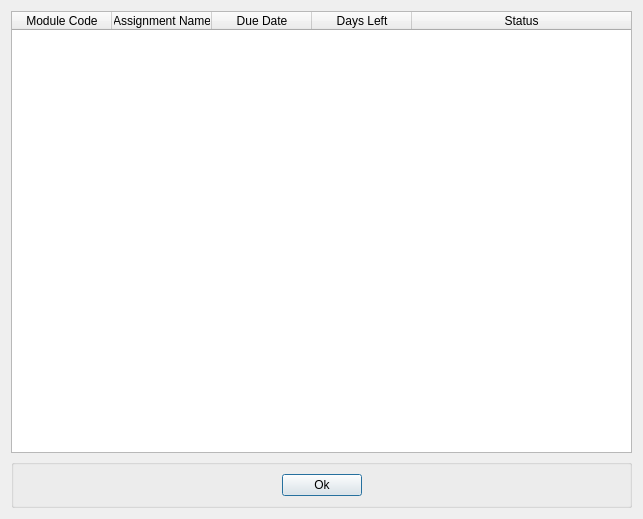
<?xml version="1.0" encoding="UTF-8"?>
<ui version="4.0">
 <class>showAllDialog</class>
 <widget class="QDialog" name="showAllDialog">
  <property name="geometry">
   <rect>
    <x>0</x>
    <y>0</y>
    <width>643</width>
    <height>519</height>
   </rect>
  </property>
  <property name="windowTitle">
   <string>All Assignments</string>
  </property>
  <layout class="QVBoxLayout" name="verticalLayout">
   <item>
    <widget class="QTableWidget" name="tableWidget">
     <property name="editTriggers">
      <set>QAbstractItemView::NoEditTriggers</set>
     </property>
     <property name="sortingEnabled">
      <bool>true</bool>
     </property>
     <attribute name="horizontalHeaderCascadingSectionResizes">
      <bool>true</bool>
     </attribute>
     <attribute name="horizontalHeaderShowSortIndicator" stdset="0">
      <bool>true</bool>
     </attribute>
     <attribute name="horizontalHeaderStretchLastSection">
      <bool>true</bool>
     </attribute>
     <attribute name="verticalHeaderCascadingSectionResizes">
      <bool>false</bool>
     </attribute>
     <attribute name="verticalHeaderStretchLastSection">
      <bool>false</bool>
     </attribute>
     <column>
      <property name="text">
       <string>Module Code</string>
      </property>
     </column>
     <column>
      <property name="text">
       <string>Assignment Name</string>
      </property>
     </column>
     <column>
      <property name="text">
       <string>Due Date</string>
      </property>
     </column>
     <column>
      <property name="text">
       <string>Days Left</string>
      </property>
     </column>
     <column>
      <property name="text">
       <string>Status</string>
      </property>
     </column>
    </widget>
   </item>
   <item>
    <widget class="QGroupBox" name="groupBox">
     <property name="title">
      <string/>
     </property>
     <layout class="QHBoxLayout" name="horizontalLayout">
      <item>
       <spacer name="horizontalSpacer">
        <property name="orientation">
         <enum>Qt::Horizontal</enum>
        </property>
        <property name="sizeHint" stdset="0">
         <size>
          <width>192</width>
          <height>20</height>
         </size>
        </property>
       </spacer>
      </item>
      <item>
       <widget class="QPushButton" name="OkButton">
        <property name="text">
         <string>Ok</string>
        </property>
        <property name="icon">
         <iconset resource="../resources/resources.qrc">
          <normaloff>:/icons/check.png</normaloff>:/icons/check.png</iconset>
        </property>
        <property name="iconSize">
         <size>
          <width>12</width>
          <height>12</height>
         </size>
        </property>
       </widget>
      </item>
      <item>
       <spacer name="horizontalSpacer_2">
        <property name="orientation">
         <enum>Qt::Horizontal</enum>
        </property>
        <property name="sizeHint" stdset="0">
         <size>
          <width>191</width>
          <height>20</height>
         </size>
        </property>
       </spacer>
      </item>
     </layout>
    </widget>
   </item>
  </layout>
 </widget>
 <resources>
  <include location="../resources/resources.qrc"/>
 </resources>
 <connections/>
</ui>
